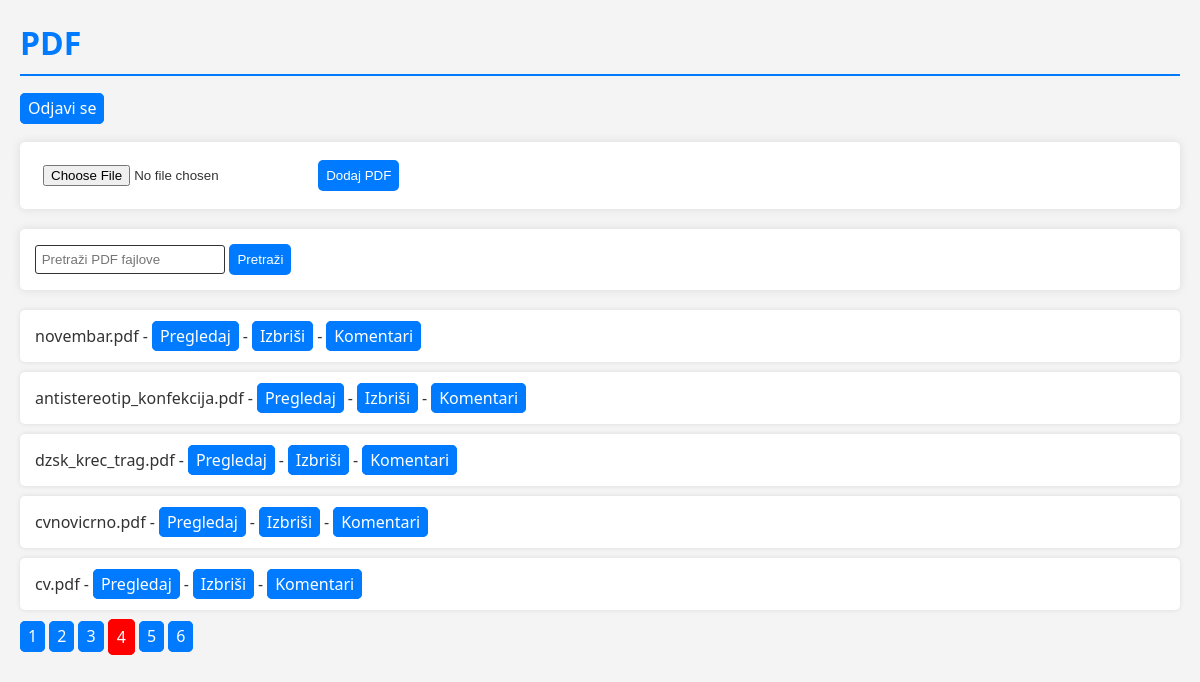
Page /index.php?page=4 (signed in) on the committed database.
### tables this page shows
CREATE TABLE `pdf_documents` (
  `id` int(11) NOT NULL,
  `file_name` varchar(255) NOT NULL,
  `file_path` varchar(255) NOT NULL,
  `uploaded_at` timestamp NOT NULL DEFAULT current_timestamp()
);

### index.php (the view, shortened to what this page needs)
<?php
$conn = new mysqli('localhost', 'root', '', 'cms');
$limit = 5;
$page = isset($_GET['page']) ? $_GET['page'] : 1;
$offset = ($page - 1) * $limit;
$search_query = isset($_GET['search']) ? $_GET['search'] : '';
$search_condition = $search_query ? " AND file_name LIKE '%$search_query%'" : '';
$query = "SELECT * FROM pdf_documents WHERE 1 $search_condition ORDER BY id DESC LIMIT $limit OFFSET $offset";
$result = $conn->query($query);
$total_pages_query = $conn->query("SELECT COUNT(*) FROM pdf_documents WHERE 1 $search_condition");
$total_pages = ceil($total_pages_query->fetch_row()[0] / $limit);
?>
<!DOCTYPE html>
<html lang="en">
<head>
</head>
<body>
    <h1>PDF</h1>
	<a href="logout.php">Odjavi se</a><br /><br />
    <form action="index.php" method="post" enctype="multipart/form-data">
        <input type="file" name="pdf_file" accept=".pdf" required>
        <button type="submit">Dodaj PDF</button>
    </form>
    <form action="index.php" method="get">
        <input type="text" name="search" placeholder="Pretraži PDF fajlove" value="<?php echo $search_query; ?>" style="padding: 0.5%; border-radius: 3px; border: 1px solid #333;">
        <button type="submit">Pretraži</button>
    </form>
    <ul>
        <?php
        while ($row = $result->fetch_assoc()) {
            echo "<li>{$row['file_name']} - <a href='{$row['file_path']}' target='_blank'>Pregledaj</a> - <a href='index.php?delete={$row['id']}' onclick='return confirm(\"Jeste li sigurni da želite izbrisati ovaj dokument?\")'>Izbriši</a> - <a href='comments.php?pdf_id={$row['id']}'>Komentari</a></li>";
        }
        ?>
    </ul>
    <?php
    $current_page = isset($_GET['page']) ? $_GET['page'] : 1;
    echo "<div>";
    for ($i = 1; $i <= $total_pages; $i++) {
        $active_class = ($i == $current_page) ? 'active' : '';
        echo "<a class='page $active_class' href='index.php?page=$i&search=$search_query'>$i</a> ";
    }
    echo "</div>";
    ?>
</body>
</html>

### index.php (style rules this page uses)
body { font-family: 'Segoe UI', Tahoma, Geneva, Verdana, sans-serif; margin: 20px; background-color: #f4f4f4; color: #333; }
h1 { color: #007BFF; border-bottom: 2px solid #007BFF; padding-bottom: 10px; }
form { margin-bottom: 20px; background-color: #fff; padding: 15px; border-radius: 5px; box-shadow: 0 0 10px rgba(0, 0, 0, 0.1); }
input[type="file"] { margin-right: 10px; padding: 8px; }
button { padding: 8px; background-color: #007BFF; color: #fff; border: none; cursor: pointer; border-radius: 5px; transition: background-color 0.3s ease; }
ul { list-style: none; padding: 0; }
li { margin-bottom: 10px; background-color: #fff; padding: 15px; border-radius: 5px; box-shadow: 0 0 5px rgba(0, 0, 0, 0.1); }
a { background: #007BFF; color: #ffffff; text-decoration: none; border: 1px solid #007BFF; padding: 0.3%; border-radius: 5px 5px; padding-left: 0.6%; padding-right: 0.6%; }
a.active { background-color: #ff0000; border: 1px solid #ff0000; color: #fff; padding: 6px 8px; border-radius: 5px; text-decoration: none; }

### rows in the picture
pdf_documents: file_name "novembar.pdf"
pdf_documents: file_name "antistereotip_konfekcija.pdf"
pdf_documents: file_name "dzsk_krec_trag.pdf"
pdf_documents: file_name "cvnovicrno.pdf"
pdf_documents: file_name "cv.pdf"
